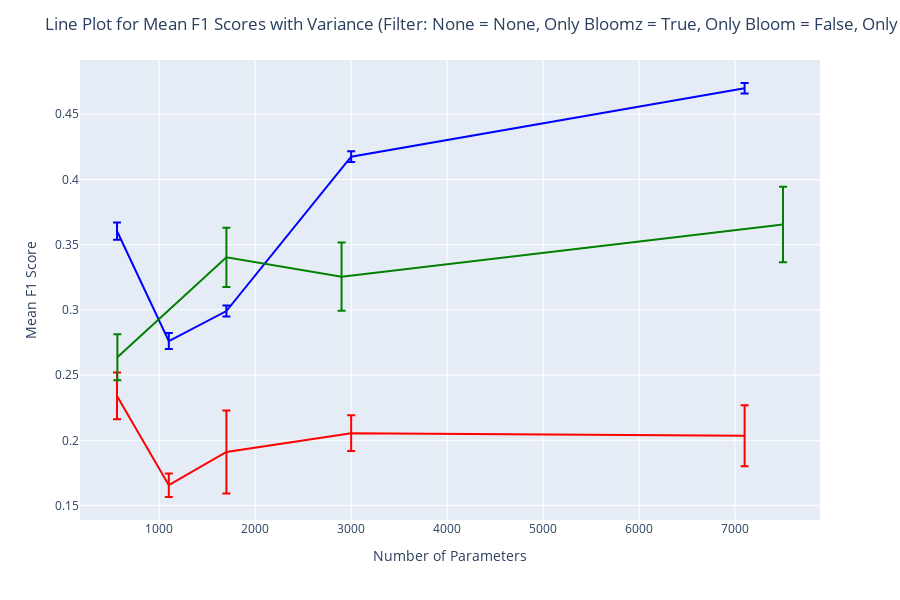

Notebook code cell kept with this figure:
### Code cell
import plotly.express as px

only_bloomz = True
only_bloom = False
only_xglm = False

filter_column = None
value = None

if filter_column is None:
    genetate_line(melted_df, filter_column, value, only_bloom, only_bloomz, only_xglm)
elif value != None:
    genetate_line(melted_df, filter_column, value, only_bloom, only_bloomz, only_xglm)
else:
    for value in df[filter_column].unique():
        genetate_line(melted_df, filter_column, value, only_bloom, only_bloomz, only_xglm)

### Figure 1 — Plotly figure (JSON) as saved in the notebook; plotly's stock layout.template omitted (floating-point values rounded to 4 significant figures)
{"data": [{"hovertemplate": "<extra></extra>", "legendgroup": "", "line": {"color": "#636efa", "dash": "solid"}, "marker": {"symbol": "circle"}, "mode": "lines", "name": "", "orientation": "v", "showlegend": false, "xaxis": "x", "yaxis": "y", "type": "scatter"}, {"error_y": {"array": [0.018, 0.009056, 0.03186, 0.01374, 0.0234]}, "hovertemplate": "<b>%{hovertext}</b><br><br>Num_Params=%{x}<br>F1 Score=%{y}<extra></extra>", "hovertext": ["Bloom", "Bloom", "Bloom", "Bloom", "Bloom"], "legendgroup": "", "line": {"color": "red", "dash": "solid"}, "marker": {"symbol": "circle"}, "mode": "lines", "name": "", "orientation": "v", "showlegend": false, "x": [560, 1100, 1700, 3000, 7100], "xaxis": "x", "y": [0.2341, 0.1656, 0.1911, 0.2055, 0.2035], "yaxis": "y", "type": "scatter"}, {"error_y": {"array": [0.006625, 0.006125, 0.004185, 0.004056, 0.003988]}, "hovertemplate": "<b>%{hovertext}</b><br><br>Num_Params=%{x}<br>F1 Score=%{y}<extra></extra>", "hovertext": ["Bloomz", "Bloomz", "Bloomz", "Bloomz", "Bloomz"], "legendgroup": "", "line": {"color": "blue", "dash": "solid"}, "marker": {"symbol": "circle"}, "mode": "lines", "name": "", "orientation": "v", "showlegend": false, "x": [560, 1100, 1700, 3000, 7100], "xaxis": "x", "y": [0.3605, 0.2761, 0.2991, 0.4175, 0.47], "yaxis": "y", "type": "scatter"}, {"error_y": {"array": [0.01763, 0.02277, 0.02621, 0.02891]}, "hovertemplate": "<b>%{hovertext}</b><br><br>Num_Params=%{x}<br>F1 Score=%{y}<extra></extra>", "hovertext": ["XGLM", "XGLM", "XGLM", "XGLM"], "legendgroup": "", "line": {"color": "green", "dash": "solid"}, "marker": {"symbol": "circle"}, "mode": "lines", "name": "", "orientation": "v", "showlegend": false, "x": [564, 1700, 2900, 7500], "xaxis": "x", "y": [0.2637, 0.3403, 0.3255, 0.3655], "yaxis": "y", "type": "scatter"}], "layout": {"xaxis": {"anchor": "y", "domain": [0.0, 1.0], "title": {"text": "Number of Parameters"}}, "yaxis": {"anchor": "x", "domain": [0.0, 1.0], "title": {"text": "Mean F1 Score"}}, "legend": {"tracegroupgap": 0}, "margin": {"t": 60}, "title": {"text": "Line Plot for Mean F1 Scores with Variance (Filter: None = None, Only Bloomz = True, Only Bloom = False, Only XGLM = False)"}, "showlegend": true, "height": 600}}
